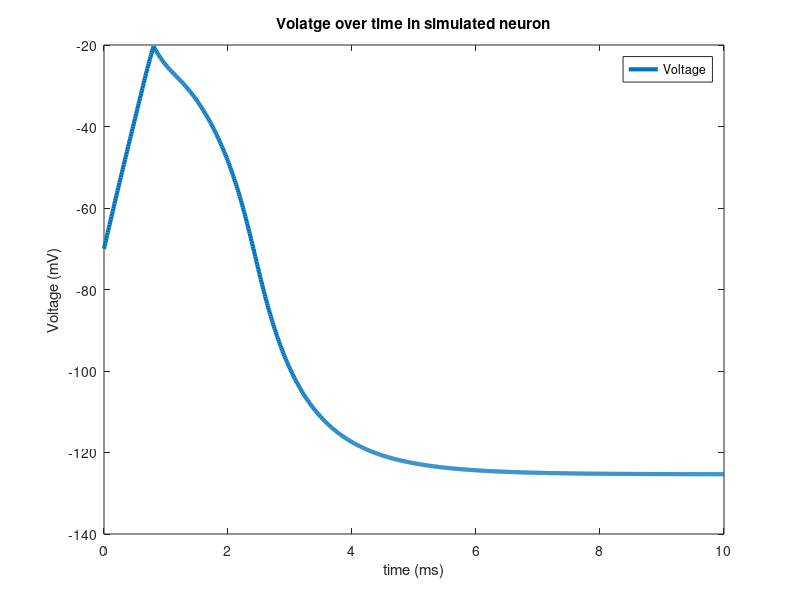
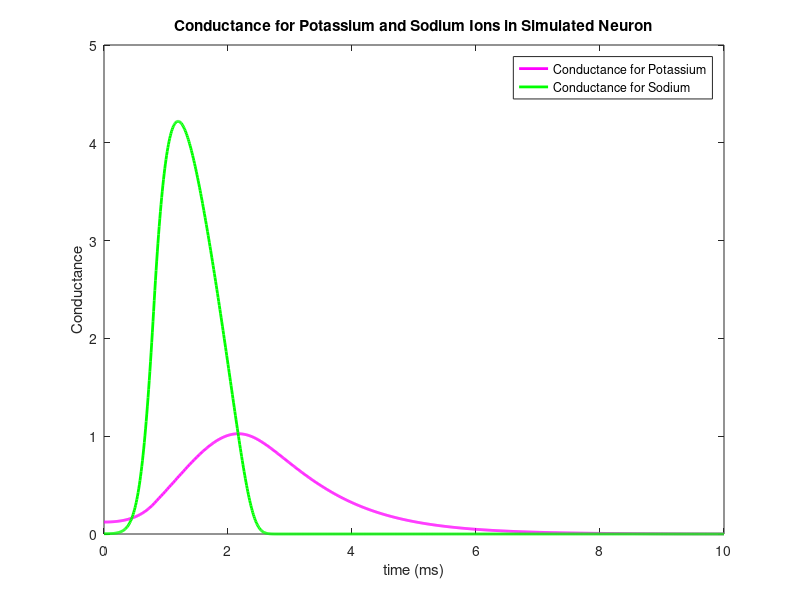

The MATLAB source for these figures, in order:
%===============================  NERVE ACTION POTENTIAL SIMULATION ========================================
% A Quantitative Description of  Membrane Current and its Application to Conduction and Excitation in Nerve
%Hodgkin Huxley Model (Nobel Prize 1963)
% Simulation of Hodgkin Huxley Model
% Assumption: I am not taking into account Leakage Current
% ALIARSHAD KOTHAWALA
% IIT-MADRAS,INDIA
%============================================================================================================
close all;clear all;clc;
%============================================================================================================
%                                         Given Parameters for simulation
%============================================================================================================
E_rest=-68;
E_K=-74.7;
E_Na=54.2;
C=1;
G_K=12;
G_Na=30;
n_init=0.3;
m_init=0.065;
h_init=0.6;
%==========================================================================================================
%                                          Determining the Initial values
%                                             Set the initial states
%===========================================================================================================
V =0; % baseline voltage
alpha_n=0.01*(10-V)/(exp((10-V)/10)-1);
beta_n=0.125*exp(-V/80);
alpha_m=0.1*(25-V)/(exp((25-V)/10)-1);
beta_m=4*exp(-V/18);
alpha_h=0.07*exp(-V/20);
beta_h=1/(exp((30-V)/10)+1);
n(1)=alpha_n/(alpha_n+beta_n);
m(1)=alpha_m/(alpha_m+beta_m);
h(1)=alpha_h/(alpha_h+beta_h);
%=========================================================================================================
%                                  Defining the time vector for simulation
%===========================================================================================================
Total_time=10;  %10 ms
deltaT=0.01;
t=0:deltaT:Total_time;
%============================================================================================================
%                                               Defining the Current
%===============================================================================================================
I=zeros(1,numel(t));
I(1,1:80)=75; % % micro amp current

%===========================================================================================================
%                            Computing coefficients, currents, and derivates at each time step
%===========================================================================================================
for i=1:numel(t)-1

    %---calculate the coefficients---%

    %Equations here are same as above, just calculating at each time step
    alpha_n(i) = .01 * ( (10-V(i)) / (exp((10-V(i))/10)-1) );
    beta_n(i) = .125*exp(-V(i)/80);
    alpha_m(i) = .1*( (25-V(i)) / (exp((25-V(i))/10)-1) );
    beta_m(i) = 4*exp(-V(i)/18);
    alpha_h(i) = .07*exp(-V(i)/20);
    beta_h(i) = 1/(exp((30-V(i))/10)+1);


    %---calculate the currents---%

    I_Na = (m(i)^3) *G_Na * h(i) * (V(i)-E_Na); %Equations 3 and 14
    I_K = (n(i)^4) * G_K * (V(i)-E_K); %Equations 4 and 6
    I_ion = I(i) - I_K - I_Na ;

    %---calculate the derivatives using Euler first order approximation---%
    V(i+1) = V(i) + deltaT*I_ion/C;
    n(i+1) = n(i) + deltaT*(alpha_n(i) *(1-n(i)) - beta_n(i) * n(i)); %Equation 7
    m(i+1) = m(i) + deltaT*(alpha_m(i) *(1-m(i)) - beta_m(i) * m(i)); %Equation 15
    h(i+1) = h(i) + deltaT*(alpha_h(i) *(1-h(i)) - beta_h(i) * h(i)); %Equation 16

end

V = V-70; %Set resting potential to -70mv


%============================================================================================================
                                                 % Plot the Voltage
%============================================================================================================
plot(t,V,'LineWidth',3)
hold on
legend({'Voltage'})
ylabel('Voltage (mV)')
xlabel('time (ms)')
title('Volatge over time in simulated neuron');
%============================================================================================================
                                                 %Plot the Conductance
%============================================================================================================
figure
p1 = plot(t,G_K*n.^4,'m','LineWidth',2);
hold on
p2 = plot(t,G_Na*(m.^3).*h,'g','LineWidth',2);
legend([p1, p2], 'Conductance for Potassium', 'Conductance for Sodium')
ylabel('Conductance')
xlabel('time (ms)')
title('Conductance for Potassium and Sodium Ions in Simulated Neuron')
 

% Published with MATLAB® R2014a